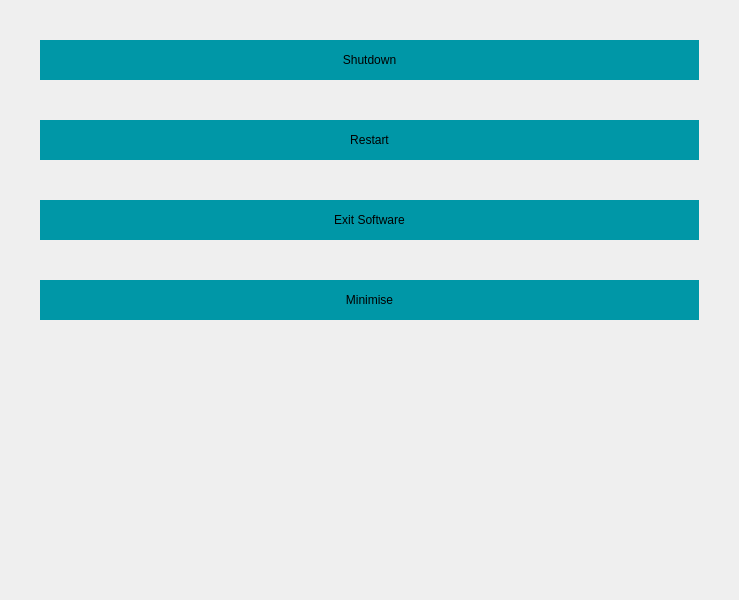
<?xml version="1.0" encoding="UTF-8"?>
<ui version="4.0">
 <class>SysActionsScreen</class>
 <widget class="QWidget" name="SysActionsScreen">
  <property name="geometry">
   <rect>
    <x>0</x>
    <y>0</y>
    <width>739</width>
    <height>600</height>
   </rect>
  </property>
  <property name="windowTitle">
   <string>Form</string>
  </property>
  <widget class="QPushButton" name="pushButton">
   <property name="geometry">
    <rect>
     <x>40</x>
     <y>40</y>
     <width>659</width>
     <height>40</height>
    </rect>
   </property>
   <property name="styleSheet">
    <string notr="true">QPushButton{

	border: none;
	background-color: #0097A7;
}

QPushButton:pressed{

	background-color: #00838F;
}

QPushButton:checked{

	background-color: #00838F;
}</string>
   </property>
   <property name="text">
    <string>Shutdown</string>
   </property>
  </widget>
  <widget class="QPushButton" name="pushButton_2">
   <property name="geometry">
    <rect>
     <x>40</x>
     <y>120</y>
     <width>659</width>
     <height>40</height>
    </rect>
   </property>
   <property name="styleSheet">
    <string notr="true">QPushButton{

	border: none;
	background-color: #0097A7;
}

QPushButton:pressed{

	background-color: #00838F;
}

QPushButton:checked{

	background-color: #00838F;
}</string>
   </property>
   <property name="text">
    <string>Restart</string>
   </property>
  </widget>
  <widget class="QPushButton" name="pushButton_3">
   <property name="geometry">
    <rect>
     <x>40</x>
     <y>200</y>
     <width>659</width>
     <height>40</height>
    </rect>
   </property>
   <property name="styleSheet">
    <string notr="true">QPushButton{

	border: none;
	background-color: #0097A7;
}

QPushButton:pressed{

	background-color: #00838F;
}

QPushButton:checked{

	background-color: #00838F;
}</string>
   </property>
   <property name="text">
    <string>Exit Software</string>
   </property>
  </widget>
  <widget class="QPushButton" name="pushButton_4">
   <property name="geometry">
    <rect>
     <x>40</x>
     <y>280</y>
     <width>659</width>
     <height>40</height>
    </rect>
   </property>
   <property name="styleSheet">
    <string notr="true">QPushButton{

	border: none;
	background-color: #0097A7;
}

QPushButton:pressed{

	background-color: #00838F;
}

QPushButton:checked{

	background-color: #00838F;
}</string>
   </property>
   <property name="text">
    <string>Minimise</string>
   </property>
  </widget>
 </widget>
 <resources/>
 <connections/>
</ui>
